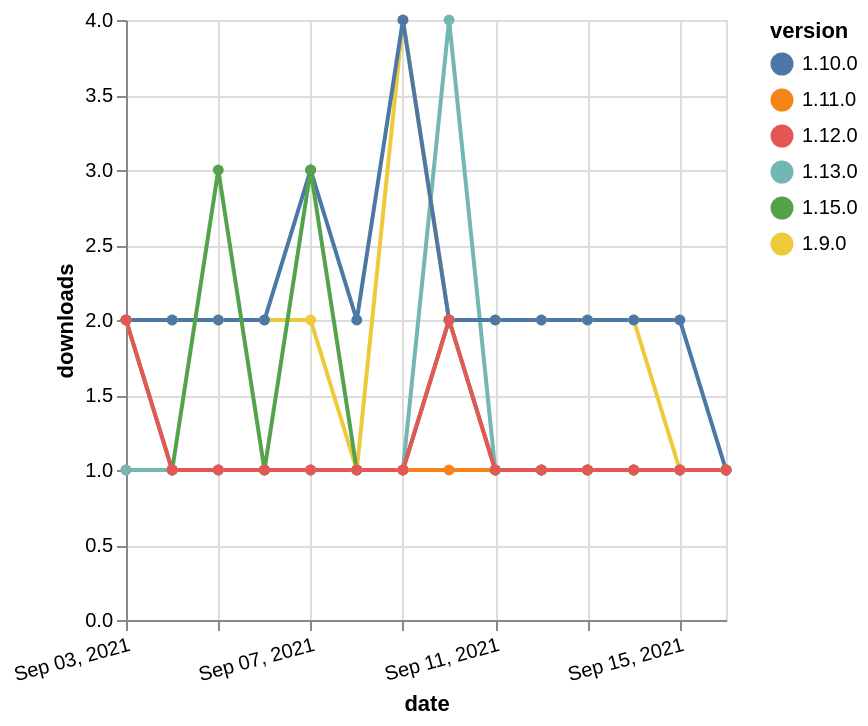

Write a Vega-Lite specification for this figure.
### Vega-Lite specification from a JSON file in a GitHub repository (floating-point values rounded to 4 significant figures)
{"$schema": "https://vega.github.io/schema/vega-lite/v5.json", "description": "A simple bar chart with embedded data.", "data": {"values": [{"date": "2021-09-03", "total": 245, "delta": 1, "version": "1.11.0"}, {"date": "2021-09-04", "total": 246, "delta": 1, "version": "1.11.0"}, {"date": "2021-09-05", "total": 247, "delta": 1, "version": "1.11.0"}, {"date": "2021-09-06", "total": 248, "delta": 1, "version": "1.11.0"}, {"date": "2021-09-07", "total": 249, "delta": 1, "version": "1.11.0"}, {"date": "2021-09-08", "total": 250, "delta": 1, "version": "1.11.0"}, {"date": "2021-09-09", "total": 251, "delta": 1, "version": "1.11.0"}, {"date": "2021-09-10", "total": 252, "delta": 1, "version": "1.11.0"}, {"date": "2021-09-11", "total": 253, "delta": 1, "version": "1.11.0"}, {"date": "2021-09-12", "total": 254, "delta": 1, "version": "1.11.0"}, {"date": "2021-09-13", "total": 255, "delta": 1, "version": "1.11.0"}, {"date": "2021-09-14", "total": 256, "delta": 1, "version": "1.11.0"}, {"date": "2021-09-15", "total": 257, "delta": 1, "version": "1.11.0"}, {"date": "2021-09-16", "total": 258, "delta": 1, "version": "1.11.0"}, {"date": "2021-09-03", "total": 388, "delta": 1, "version": "1.13.0"}, {"date": "2021-09-04", "total": 389, "delta": 1, "version": "1.13.0"}, {"date": "2021-09-05", "total": 390, "delta": 1, "version": "1.13.0"}, {"date": "2021-09-06", "total": 391, "delta": 1, "version": "1.13.0"}, {"date": "2021-09-07", "total": 392, "delta": 1, "version": "1.13.0"}, {"date": "2021-09-08", "total": 393, "delta": 1, "version": "1.13.0"}, {"date": "2021-09-09", "total": 394, "delta": 1, "version": "1.13.0"}, {"date": "2021-09-10", "total": 398, "delta": 4, "version": "1.13.0"}, {"date": "2021-09-11", "total": 399, "delta": 1, "version": "1.13.0"}, {"date": "2021-09-12", "total": 400, "delta": 1, "version": "1.13.0"}, {"date": "2021-09-13", "total": 401, "delta": 1, "version": "1.13.0"}, {"date": "2021-09-14", "total": 402, "delta": 1, "version": "1.13.0"}, {"date": "2021-09-15", "total": 403, "delta": 1, "version": "1.13.0"}, {"date": "2021-09-16", "total": 404, "delta": 1, "version": "1.13.0"}, {"date": "2021-09-03", "total": 2265, "delta": 2, "version": "1.9.0"}, {"date": "2021-09-04", "total": 2267, "delta": 2, "version": "1.9.0"}, {"date": "2021-09-05", "total": 2269, "delta": 2, "version": "1.9.0"}, {"date": "2021-09-06", "total": 2271, "delta": 2, "version": "1.9.0"}, {"date": "2021-09-07", "total": 2273, "delta": 2, "version": "1.9.0"}, {"date": "2021-09-08", "total": 2274, "delta": 1, "version": "1.9.0"}, {"date": "2021-09-09", "total": 2278, "delta": 4, "version": "1.9.0"}, {"date": "2021-09-10", "total": 2280, "delta": 2, "version": "1.9.0"}, {"date": "2021-09-11", "total": 2282, "delta": 2, "version": "1.9.0"}, {"date": "2021-09-12", "total": 2284, "delta": 2, "version": "1.9.0"}, {"date": "2021-09-13", "total": 2286, "delta": 2, "version": "1.9.0"}, {"date": "2021-09-14", "total": 2288, "delta": 2, "version": "1.9.0"}, {"date": "2021-09-15", "total": 2289, "delta": 1, "version": "1.9.0"}, {"date": "2021-09-16", "total": 2290, "delta": 1, "version": "1.9.0"}, {"date": "2021-09-03", "total": 2412, "delta": 2, "version": "1.10.0"}, {"date": "2021-09-04", "total": 2414, "delta": 2, "version": "1.10.0"}, {"date": "2021-09-05", "total": 2416, "delta": 2, "version": "1.10.0"}, {"date": "2021-09-06", "total": 2418, "delta": 2, "version": "1.10.0"}, {"date": "2021-09-07", "total": 2421, "delta": 3, "version": "1.10.0"}, {"date": "2021-09-08", "total": 2423, "delta": 2, "version": "1.10.0"}, {"date": "2021-09-09", "total": 2427, "delta": 4, "version": "1.10.0"}, {"date": "2021-09-10", "total": 2429, "delta": 2, "version": "1.10.0"}, {"date": "2021-09-11", "total": 2431, "delta": 2, "version": "1.10.0"}, {"date": "2021-09-12", "total": 2433, "delta": 2, "version": "1.10.0"}, {"date": "2021-09-13", "total": 2435, "delta": 2, "version": "1.10.0"}, {"date": "2021-09-14", "total": 2437, "delta": 2, "version": "1.10.0"}, {"date": "2021-09-15", "total": 2439, "delta": 2, "version": "1.10.0"}, {"date": "2021-09-16", "total": 2440, "delta": 1, "version": "1.10.0"}, {"date": "2021-09-03", "total": 129, "delta": 2, "version": "1.15.0"}, {"date": "2021-09-04", "total": 130, "delta": 1, "version": "1.15.0"}, {"date": "2021-09-05", "total": 133, "delta": 3, "version": "1.15.0"}, {"date": "2021-09-06", "total": 134, "delta": 1, "version": "1.15.0"}, {"date": "2021-09-07", "total": 137, "delta": 3, "version": "1.15.0"}, {"date": "2021-09-08", "total": 138, "delta": 1, "version": "1.15.0"}, {"date": "2021-09-09", "total": 139, "delta": 1, "version": "1.15.0"}, {"date": "2021-09-10", "total": 141, "delta": 2, "version": "1.15.0"}, {"date": "2021-09-11", "total": 142, "delta": 1, "version": "1.15.0"}, {"date": "2021-09-12", "total": 143, "delta": 1, "version": "1.15.0"}, {"date": "2021-09-13", "total": 144, "delta": 1, "version": "1.15.0"}, {"date": "2021-09-14", "total": 145, "delta": 1, "version": "1.15.0"}, {"date": "2021-09-15", "total": 146, "delta": 1, "version": "1.15.0"}, {"date": "2021-09-16", "total": 147, "delta": 1, "version": "1.15.0"}, {"date": "2021-09-03", "total": 192, "delta": 2, "version": "1.12.0"}, {"date": "2021-09-04", "total": 193, "delta": 1, "version": "1.12.0"}, {"date": "2021-09-05", "total": 194, "delta": 1, "version": "1.12.0"}, {"date": "2021-09-06", "total": 195, "delta": 1, "version": "1.12.0"}, {"date": "2021-09-07", "total": 196, "delta": 1, "version": "1.12.0"}, {"date": "2021-09-08", "total": 197, "delta": 1, "version": "1.12.0"}, {"date": "2021-09-09", "total": 198, "delta": 1, "version": "1.12.0"}, {"date": "2021-09-10", "total": 200, "delta": 2, "version": "1.12.0"}, {"date": "2021-09-11", "total": 201, "delta": 1, "version": "1.12.0"}, {"date": "2021-09-12", "total": 202, "delta": 1, "version": "1.12.0"}, {"date": "2021-09-13", "total": 203, "delta": 1, "version": "1.12.0"}, {"date": "2021-09-14", "total": 204, "delta": 1, "version": "1.12.0"}, {"date": "2021-09-15", "total": 205, "delta": 1, "version": "1.12.0"}, {"date": "2021-09-16", "total": 206, "delta": 1, "version": "1.12.0"}]}, "width": "container", "mark": {"type": "line", "point": {"filled": true}}, "encoding": {"x": {"field": "date", "type": "temporal", "timeUnit": "yearmonthdate", "title": "date", "axis": {"labelAngle": -15}}, "y": {"field": "delta", "type": "quantitative", "title": "downloads"}, "color": {"field": "version", "type": "nominal"}, "tooltip": {"field": "delta"}}}
